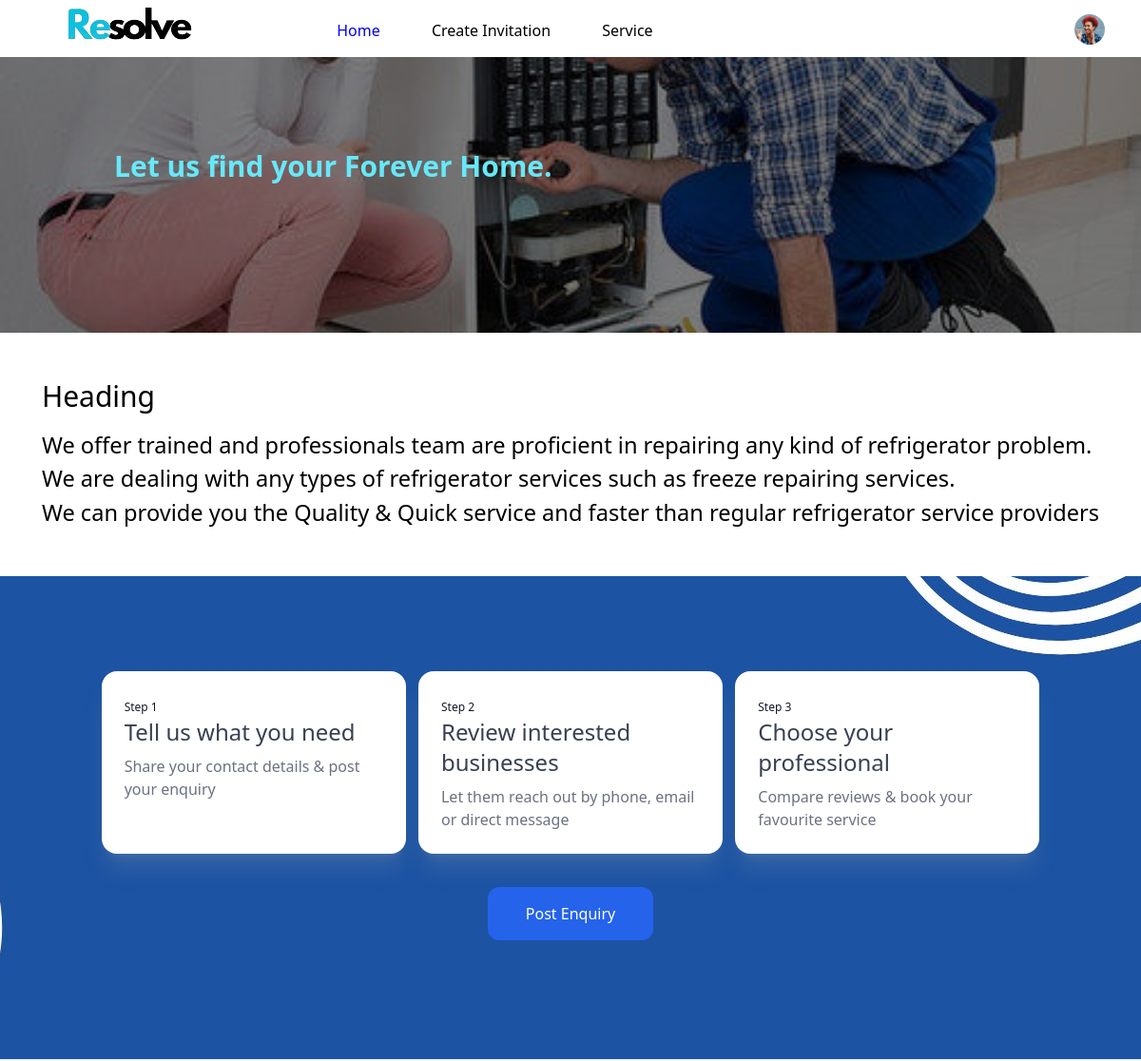
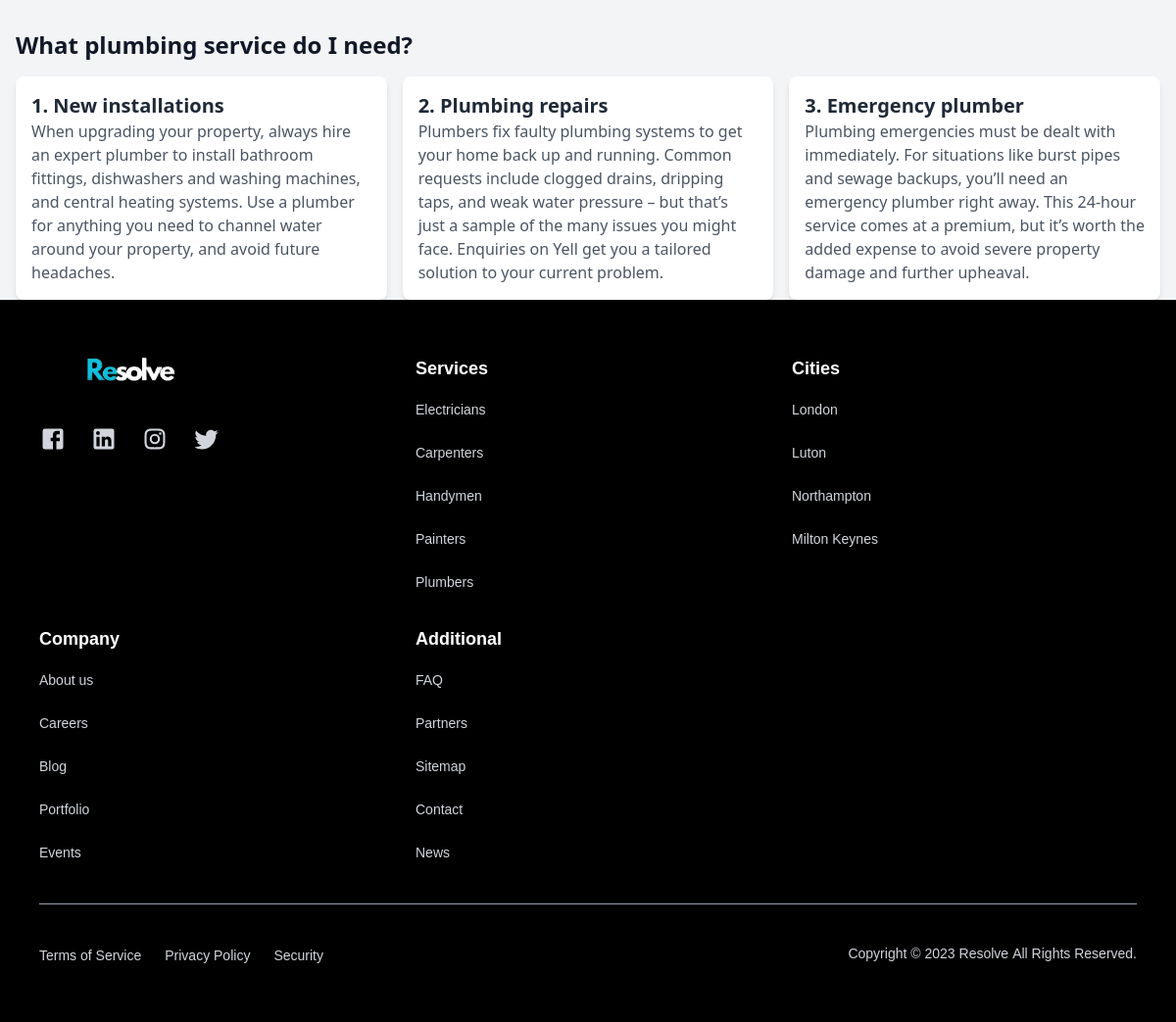
/public/SingleService.php?page=refrigerator-repair (signed in), run on the app's committed database (2 pictures, top to bottom).
### tables this page shows
CREATE TABLE `posts` (
  `id` int(10) UNSIGNED NOT NULL,
  `category_id` int(11) UNSIGNED NOT NULL,
  `subcategory_id` int(11) UNSIGNED NOT NULL,
  `about` mediumtext DEFAULT NULL,
  `city_id` int(11) UNSIGNED NOT NULL,
  `photo1` varchar(191) DEFAULT NULL,
  `photo2` varchar(191) DEFAULT NULL,
  `slug` varchar(191) NOT NULL,
  `created_at` timestamp NULL DEFAULT NULL,
  `updated_at` timestamp NULL DEFAULT NULL
);

### public/SingleService.php (the view, shortened to what this page needs)
<?php include('../config/config.php'); ?>
<!doctype html>
<html lang="en">
<head>
    <script src="https://cdn.tailwindcss.com"></script>
    <link rel="stylesheet" type="text/css" href="css/styles.css">
</head>
<body class="bg-gray-100">
<?php require_once('nav_bar.php'); ?>
<?php
if (isset($_GET['page']) && $_GET['page'] != '') {
    $stmt = $pdo->prepare("SELECT `category_id`, `subcategory_id`, `city_id`, `about`, `photo1` FROM `posts` WHERE `slug` = :page_slug;");
  $stmt->execute(array(':page_slug' => $_GET['page']));
  $row_fetch = $stmt->fetch();
?>
<?php } ?>
<section class="relative bg-cover bg-center bg-no-repeat" style="background-image: url('<?= (isset($row_fetch['photo1']) ? 'img/profession/' . $row_fetch['photo1'] : 'https://images.unsplash.com/photo-1604014237800-1c9102c219da?ixlib=rb-1.2.1&ixid=MnwxMjA3fDB8MHxwaG90by1wYWdlfHx8fGVufDB8fHx8&auto=format&fit=crop&w=1770&q=80') ?>'); height: 350px;">
    <div class="absolute inset-0 bg-black opacity-50"></div>
    <div class="relative max-w-5xl mx-auto h-full flex items-center pl-8">
        <h1 class="text-cyan-300 text-3xl font-bold"><?= (isset($row_fetch['category']) ? $row_fetch['category'] : 'Let us find your Forever Home.') ?></h1>
    </div>
</section>
<div class="w-full h-64 bg-white p-8 shadow-lg flex flex-col justify-center items-center font-roboto">
  <div class="text-left mx-auto text-black">
    <h2 class="text-3xl mb-4"><?= (isset($row_fetch['category']) ? $row_fetch['category'] : 'Heading') ?></h2>
    <div style=" font-size: 1.475rem;" class="text-black"><?= (isset($row_fetch['about']) ? $row_fetch['about'] : 'Heading Description') ?></div>
  </div>
</div>
<section class="bg-center" style="position:relative; background-image: url('img/ssbg.jpg'); background-repeat:no-repeat; padding: 100px; margin: 0 auto; width: auto;">
  <div class="mx-auto flex justify-center" style="display: flex; width: 100%;">
    <div class="mx-auto flex w-80 justify-center bg-white rounded-2xl shadow-xl shadow-gray-400/20" style="display: inline-block;">
      <div class="p-6">
        <small class="text-gray-900 text-xs">Step 1</small>
        <h1 class="text-2xl font-medium text-gray-700 pb-2">Tell us what you need</h1>
        <p class="text text-gray-500 leading-6">Share your contact details & post your enquiry</p>
      </div>
    </div>
    <div class="mx-auto flex w-80 justify-center bg-white rounded-2xl shadow-xl shadow-gray-400/20" style="display: inline-block;">
      <div class="p-6">
        <small class="text-gray-900 text-xs">Step 2</small>
        <h1 class="text-2xl font-medium text-gray-700 pb-2">Review interested businesses</h1>
        <p class="text text-gray-500 leading-6">Let them reach out by phone, email or direct message</p>
      </div>
    </div>
    <div class="mx-auto flex w-80 justify-center bg-white rounded-2xl shadow-xl shadow-gray-400/20" style="display: inline-block;">
      <div class="p-6">
        <small class="text-gray-900 text-xs">Step 3</small>
        <h1 class="text-2xl font-medium text-gray-700 pb-2">Choose your professional</h1>
        <p class="text text-gray-500 leading-6">Compare reviews & book your favourite service</p>
      </div>
    </div>
  </div>
  <div style="margin: 10px auto 0 auto; width: 100%;">
  <div class="flex justify-center" style="padding: 25px;">
<?php if (empty($_SESSION)) { ?>
    <form action="<?= APP_URL_BASE ?>" method="GET">
    <input type="hidden" name="login">
    <button type="submit" class="px-5 py-4 text-base font-medium text-center text-white transition duration-500 ease-in-out transform bg-blue-600 lg:px-10 rounded-xl hover:bg-blue-700 focus:outline-none focus:ring-2 focus:ring-offset-2 focus:ring-blue-500">Post Enquiry</button>
</form><?php } else { ?>
  <button type="submit" class="px-5 py-4 text-base font-medium text-center text-white transition duration-500 ease-in-out transform bg-blue-600 lg:px-10 rounded-xl hover:bg-blue-700 focus:outline-none focus:ring-2 focus:ring-offset-2 focus:ring-blue-500" onclick="document.getElementById('myModal').style.display = 'block';">Post Enquiry</button>
<?php } ?>
  </div>
</div>
</section>
<div class="services-container mx-auto mt-8 px-4">
    <h1 class="text-2xl font-bold text-gray-900 mb-4">What plumbing service do I need?</h1>
    <div class="grid grid-cols-3 gap-4">
        <div class="service-card bg-white p-4 shadow-md rounded-lg">
            <h2 class="text-xl font-semibold text-gray-800">1. New installations</h2>
            <p class="text-gray-600">When upgrading your property, always hire an expert plumber to install bathroom fittings, dishwashers and washing machines, and central heating systems. Use a plumber for anything you need to channel water around your property, and avoid future headaches.</p>
        </div>
        <div class="service-card bg-white p-4 shadow-md rounded-lg">
            <h2 class="text-xl font-semibold text-gray-800">2. Plumbing repairs</h2>
            <p class="text-gray-600">Plumbers fix faulty plumbing systems to get your home back up and running. Common requests include clogged drains, dripping taps, and weak water pressure – but that’s just a sample of the many issues you might face. Enquiries on Yell get you a tailored solution to your current problem.</p>
        </div>
        <div class="service-card bg-white p-4 shadow-md rounded-lg">
            <h2 class="text-xl font-semibold text-gray-800">3. Emergency plumber</h2>
            <p class="text-gray-600">Plumbing emergencies must be dealt with immediately. For situations like burst pipes and sewage backups, you’ll need an emergency plumber right away. This 24-hour service comes at a premium, but it’s worth the added expense to avoid severe property damage and further upheaval.</p>
        </div>
    </div>
</div>
<?php require_once('footer.php'); ?>
</body>
</html>

### data on the page
posts: photo1 (picture), about "We offer trained and professionals team are proficient in repairing any kind of refrigerator problem. We are dealing with any types of refrigerator services such as freeze repairing services. We can provide you the Quality & Quick service and faster than regular refrigerator service providers"
